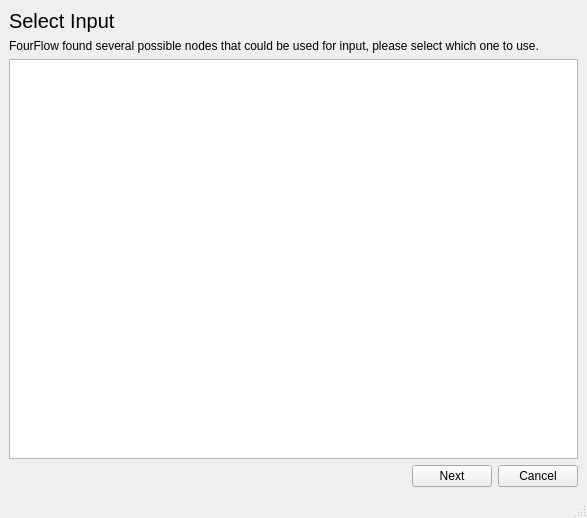
<?xml version="1.0" encoding="UTF-8"?>
<ui version="4.0">
 <class>ConnectionWindow</class>
 <widget class="QMainWindow" name="ConnectionWindow">
  <property name="geometry">
   <rect>
    <x>0</x>
    <y>0</y>
    <width>587</width>
    <height>518</height>
   </rect>
  </property>
  <property name="windowTitle">
   <string>MainWindow</string>
  </property>
  <widget class="QWidget" name="centralwidget">
   <layout class="QVBoxLayout" name="verticalLayout">
    <item>
     <widget class="QLabel" name="title">
      <property name="font">
       <font>
        <pointsize>15</pointsize>
       </font>
      </property>
      <property name="text">
       <string>Select Input</string>
      </property>
     </widget>
    </item>
    <item>
     <widget class="QLabel" name="text">
      <property name="text">
       <string>FourFlow found several possible nodes that could be used for input, please select which one to use.</string>
      </property>
     </widget>
    </item>
    <item>
     <widget class="QListWidget" name="list"/>
    </item>
    <item>
     <layout class="QHBoxLayout" name="horizontalLayout">
      <item>
       <spacer name="horizontalSpacer">
        <property name="orientation">
         <enum>Qt::Horizontal</enum>
        </property>
        <property name="sizeHint" stdset="0">
         <size>
          <width>40</width>
          <height>20</height>
         </size>
        </property>
       </spacer>
      </item>
      <item>
       <widget class="QPushButton" name="nextButton">
        <property name="text">
         <string>Next</string>
        </property>
       </widget>
      </item>
      <item>
       <widget class="QPushButton" name="cancelButton">
        <property name="text">
         <string>Cancel</string>
        </property>
       </widget>
      </item>
     </layout>
    </item>
   </layout>
  </widget>
  <widget class="QMenuBar" name="menubar">
   <property name="geometry">
    <rect>
     <x>0</x>
     <y>0</y>
     <width>587</width>
     <height>21</height>
    </rect>
   </property>
  </widget>
  <widget class="QStatusBar" name="statusbar"/>
 </widget>
 <resources/>
 <connections>
  <connection>
   <sender>cancelButton</sender>
   <signal>clicked()</signal>
   <receiver>ConnectionWindow</receiver>
   <slot>close()</slot>
   <hints>
    <hint type="sourcelabel">
     <x>539</x>
     <y>476</y>
    </hint>
    <hint type="destinationlabel">
     <x>293</x>
     <y>258</y>
    </hint>
   </hints>
  </connection>
 </connections>
</ui>
